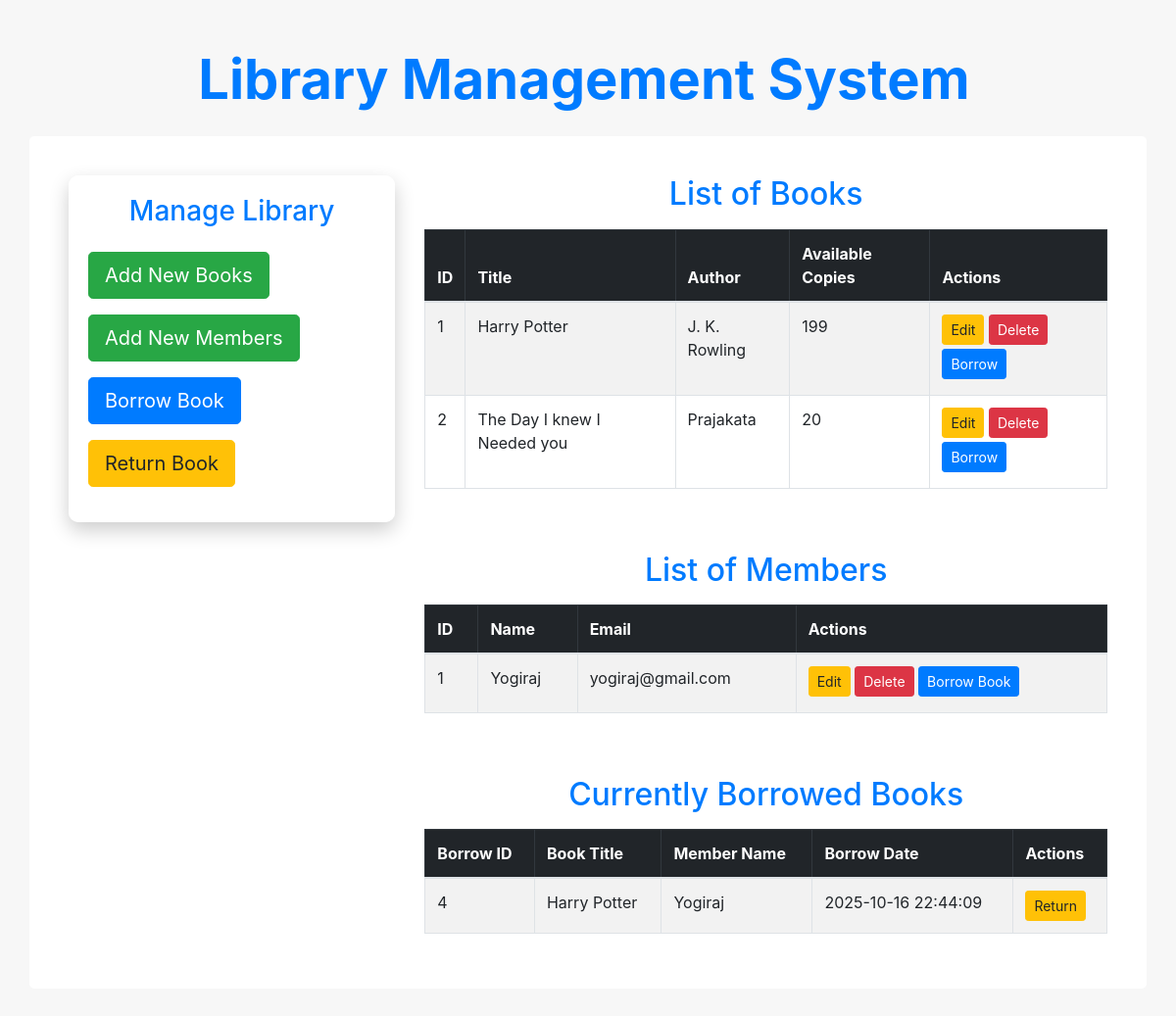
The page / on the database its author committed.
### tables this page shows
CREATE TABLE books (
        book_id INTEGER PRIMARY KEY AUTOINCREMENT,
        title TEXT NOT NULL,
        author TEXT NOT NULL,
        available_copies INTEGER NOT NULL
    );

CREATE TABLE members (
        member_id INTEGER PRIMARY KEY AUTOINCREMENT,
        name TEXT NOT NULL,
        email TEXT NOT NULL
    );

CREATE TABLE borrows (
        borrow_id INTEGER PRIMARY KEY AUTOINCREMENT,
        book_id INTEGER NOT NULL,
        member_id INTEGER NOT NULL,
        borrow_date TEXT NOT NULL,
        return_date TEXT,
        FOREIGN KEY (book_id) REFERENCES books(book_id),
        FOREIGN KEY (member_id) REFERENCES members(member_id)
    );

### library_management.py (the view)
@app.route('/')
def index():
    conn = sqlite3.connect(DB)
    conn.row_factory = sqlite3.Row
    c = conn.cursor()
    c.execute("SELECT * FROM books")
    books = c.fetchall()
    c.execute("SELECT * FROM members")
    members = c.fetchall()
    c.execute('''
    SELECT b.borrow_id, bk.title AS book_title, m.name AS member_name, b.borrow_date
    FROM borrows b
    JOIN books bk ON b.book_id = bk.book_id
    JOIN members m ON b.member_id = m.member_id
    WHERE b.return_date IS NULL
    ''')
    borrows = c.fetchall()
    conn.close()
    return render_template('index.html', books=books, members=members, borrows=borrows)

### templates/index.html (shortened to what this page needs)
<!DOCTYPE html>
<html lang="en">
  <head>
    <link
      rel="stylesheet"
      href="{{ url_for('static', filename='css/bootstrap.min.css') }}"
    />
  </head>
  <body class="py-5">
    <h3
      class="display-4 fw-bold mb-4 text-center text-primary mr-2"
      style="font-weight: 700"
    >
      Library Management System
    </h3>
    <div class="container">
      <div class="row">
        <div class="col-md-4 mb-4">
          <div class="action-panel align-items-center d-grid gap-3">
            <h3 class="text-center text-primary mb-4">Manage Library</h3>
            <a
              href="{{ url_for('add_books') }}"
              class="btn btn-success btn-lg mb-3"
              >Add New Books</a
            >
            <a
              href="{{ url_for('add_members') }}"
              class="btn btn-success btn-lg mb-3"
              >Add New Members</a
            >
            <a
              href="{{ url_for('borrow_book') }}"
              class="btn btn-primary btn-lg mb-3"
              >Borrow Book</a
            >
            <a
              href="{{ url_for('return_book') }}"
              class="btn btn-warning btn-lg mb-3"
              >Return Book</a
            >
          </div>
        </div>
        <div class="col-md-8 ps-4">
          <h2 class="display-6 fw-bold mb-3 text-primary text-center">
            List of Books
          </h2>
          <div class="table-responsive mb-5">
            <table class="table table-striped table-bordered">
              <thead class="table-dark">
                <tr>
                  <th>ID</th>
                  <th>Title</th>
                  <th>Author</th>
                  <th>Available Copies</th>
                  <th>Actions</th>
                </tr>
              </thead>
              <tbody>
                {% if books %} {% for book in books %}
                <tr>
                  <td>{{ book.book_id }}</td>
                  <td>{{ book.title }}</td>
                  <td>{{ book.author }}</td>
                  <td>{{ book.available_copies }}</td>
                  <td>
                    <a
                      href="{{ url_for('edit_book', book_id=book.book_id) }}"
                      class="btn btn-warning btn-sm mb-1"
                      >Edit</a
                    >
                    <form
                      action="{{ url_for('delete_book', book_id=book.book_id) }}"
                      method="POST"
                      style="display: inline"
                    >
                      <button
                        type="submit"
                        class="btn btn-danger btn-sm mb-1"
                        onclick="return confirm('Are you sure?')"
                      >
                        Delete
                      </button>
                    </form>
                    {% if book.available_copies > 0 %}
                    <a
                      href="{{ url_for('borrow_book') }}"
                      class="btn btn-primary btn-sm mb-1"
                      >Borrow</a
                    >
                    {% endif %}
                  </td>
                </tr>
                {% endfor %} {% else %}
                <tr>
                  <td colspan="5" class="text-center">No books found.</td>
                </tr>
                {% endif %}
              </tbody>
            </table>
          </div>
          <h2 class="display-6 fw-bold mb-3 text-primary text-center">
            List of Members
          </h2>
          <div class="table-responsive mb-5">
            <table class="table table-striped table-bordered">
              <thead class="table-dark">
                <tr>
                  <th>ID</th>
                  <th>Name</th>
                  <th>Email</th>
                  <th>Actions</th>
                </tr>
              </thead>
              <tbody>
                {% if members %} {% for member in members %}
                <tr>
                  <td>{{ member.member_id }}</td>
                  <td>{{ member.name }}</td>
                  <td>{{ member.email }}</td>
                  <td>
                    <a
                      href="{{ url_for('edit_member', member_id=member.member_id) }}"
                      class="btn btn-warning btn-sm mb-1"
                      >Edit</a
                    >
                    <form
                      action="{{ url_for('delete_member', member_id=member.member_id) }}"
                      method="POST"
                      style="display: inline"
                    >
                      <button
                        type="submit"
                        class="btn btn-danger btn-sm mb-1"
                        onclick="return confirm('Are you sure?')"
                      >
                        Delete
                      </button>
                    </form>
                    <a
                      href="{{ url_for('borrow_book') }}"
                      class="btn btn-primary btn-sm mb-1"
                      >Borrow Book</a
                    >
                  </td>
                </tr>
                {% endfor %} {% else %}
                <tr>
                  <td colspan="4" class="text-center">No members found.</td>
                </tr>
                {% endif %}
              </tbody>
            </table>
          </div>
          <h2 class="display-6 fw-bold mb-3 text-primary text-center">
            Currently Borrowed Books
          </h2>
          <div class="table-responsive">
            <table class="table table-striped table-bordered">
              <thead class="table-dark">
                <tr>
                  <th>Borrow ID</th>
                  <th>Book Title</th>
                  <th>Member Name</th>
                  <th>Borrow Date</th>
                  <th>Actions</th>
                </tr>
              </thead>
              <tbody>
                {% if borrows %} {% for b in borrows %}
                <tr>
                  <td>{{ b.borrow_id }}</td>
                  <td>{{ b.book_title }}</td>
                  <td>{{ b.member_name }}</td>
                  <td>{{ b.borrow_date }}</td>
                  <td>
                    <a
                      href="{{ url_for('return_book') }}"
                      class="btn btn-warning btn-sm"
                      >Return</a
                    >
                  </td>
                </tr>
                {% endfor %} {% else %}
                <tr>
                  <td colspan="5" class="text-center">
                    No books are currently borrowed.
                  </td>
                </tr>
                {% endif %}
              </tbody>
            </table>
          </div>
        </div>
      </div>
    </div>
  </body>
</html>

### templates/index.html (style rules this page uses)
body { background-color: #f4f4f4a8; }
.container { background-color: #fff; padding: 40px; border-radius: 5px; }
.action-panel { background: rgba(255, 255, 255, 0.85); backdrop-filter: blur(6px); padding: 20px; border-radius: 10px; box-shadow: 0 8px 20px rgba(0, 0, 0, 0.2); }

### rows shown on the page
books: book_id "1", title "Harry Potter", author "J. K. Rowling", available_copies "199"
books: book_id "2", title "The Day I knew I Needed you", author "Prajakata", available_copies "20"
members: member_id "1", name "Yogiraj", email "yogiraj@gmail.com"
borrows: borrow_id "4", book_title "Harry Potter", member_name "Yogiraj", borrow_date "2025-10-16 22:44:09"
